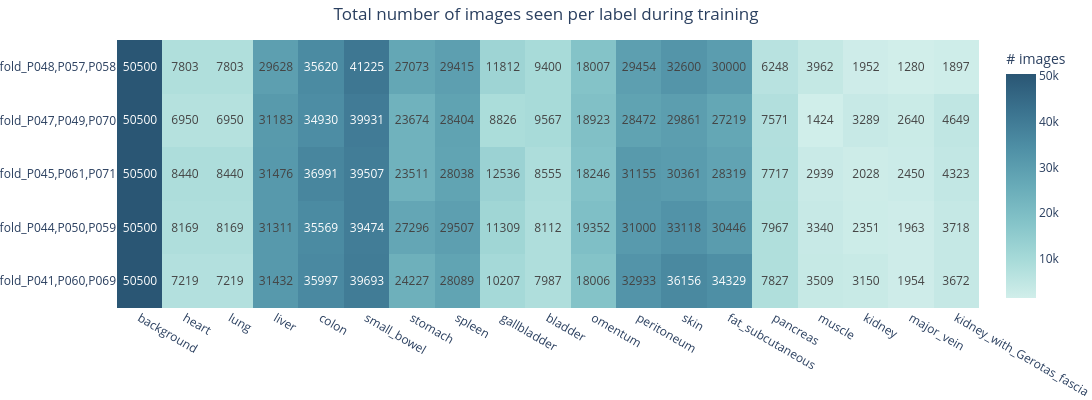

Notebook code cell kept with this figure:
### Code cell
if len(sorted(run_dir.rglob("trainings_stats.npz"))) > 0:
    fig = create_training_stats_label_figure(run_dir)
    fig.show()
